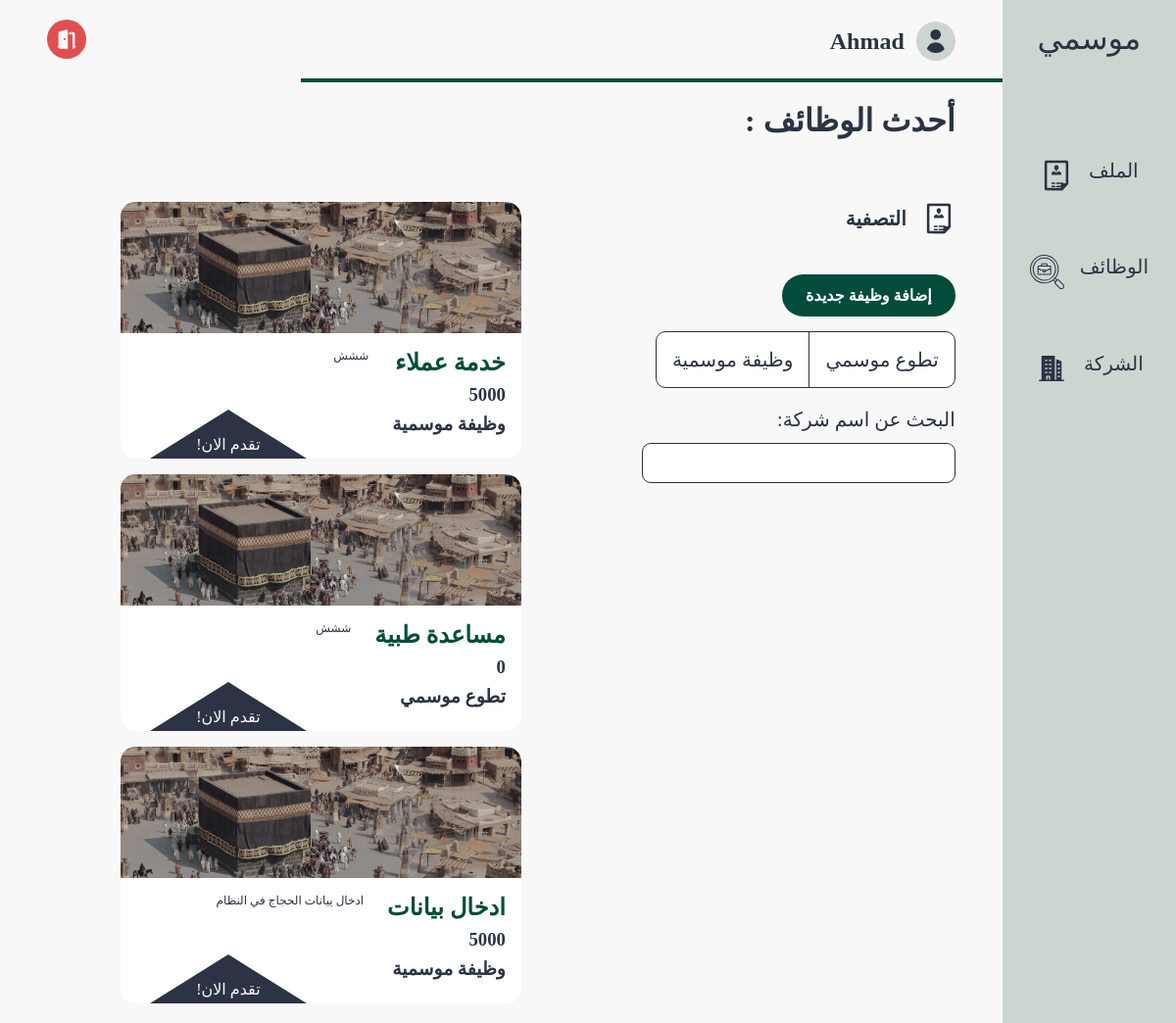
The page /pages/job_listing.php (signed in) on the database as committed earlier.
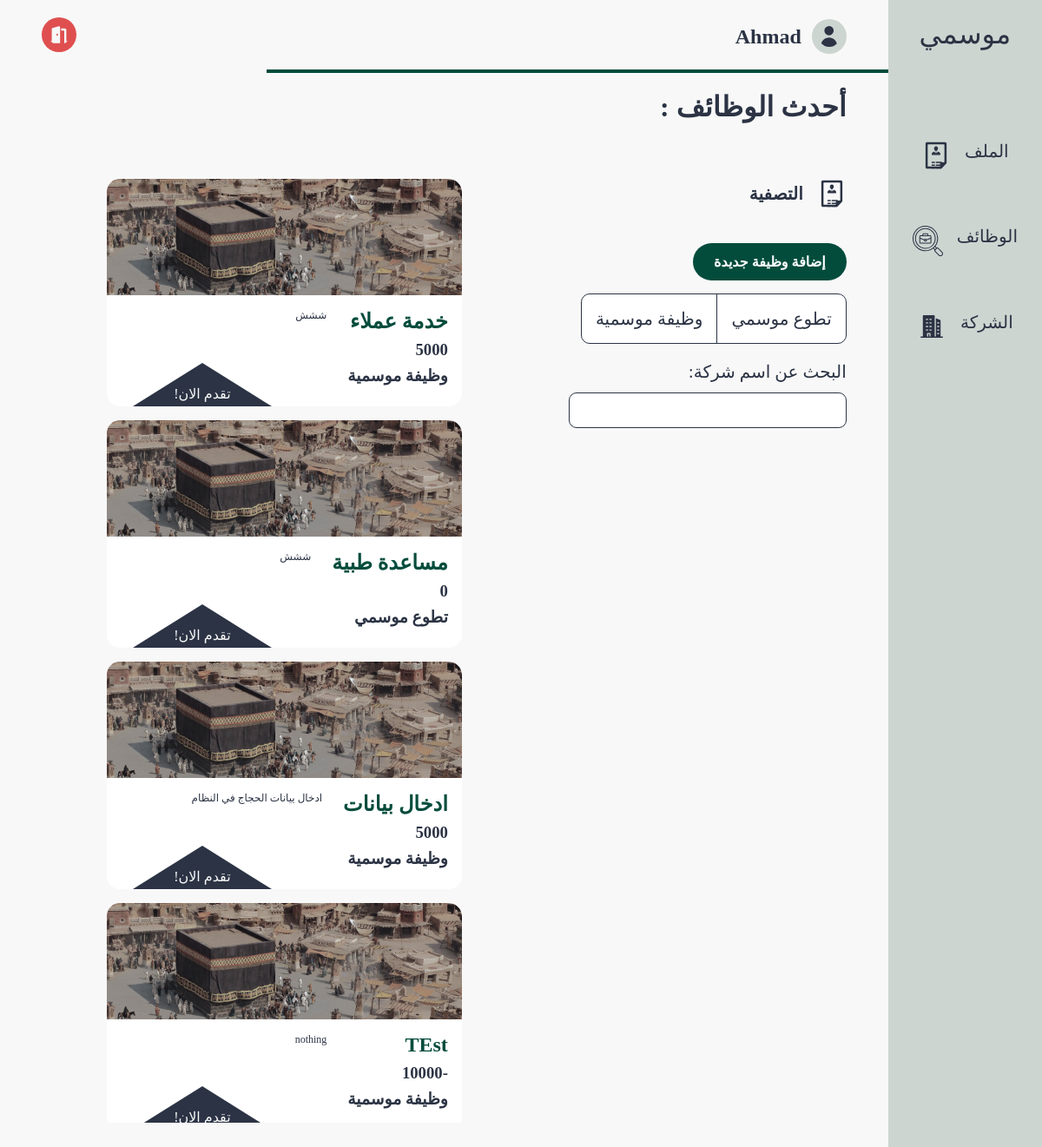
The same page on the database as committed later.
### tables this page shows
CREATE TABLE users (
    id INTEGER PRIMARY KEY, 
    name TEXT, 
    email TEXT UNIQUE, 
    password TEXT, 
    bio TEXT,
    type BOOLEAN,
    linkedin TEXT,
    phone TEXT
);

CREATE TABLE jobs (
    job_id INTEGER PRIMARY KEY, 
    company_id INTEGER,
    name TEXT,
    description TEXT,
    salary INTEGER,
    language_id INTEGER,
    type BOOLEAN,
    FOREIGN KEY (company_id) REFERENCES company(company_id) ON DELETE CASCADE,
    FOREIGN KEY (language_id) REFERENCES languages(language_id) ON DELETE CASCADE
);

### src/database/fetch.php (called while the page is built, shortened)
<?php
include('../database/data.php');
function getUserById($id)
{
    global $db;
    $stmt = $db->prepare('SELECT * FROM users WHERE id = :id');
    $stmt->bindValue(':id', $id, SQLITE3_INTEGER);
    $result = $stmt->execute();
    $user = $result->fetchArray(SQLITE3_ASSOC);
    return $user;
}
function fetchAllJobs()
{
    global $db;
    $result = $db->query('SELECT * FROM jobs');
    $jobs = [];
    while ($row = $result->fetchArray(SQLITE3_ASSOC)) {
        $jobs[] = $row;
    }
    return $jobs;
}

### src/components/page.php (called while the page is built, shortened)
<?php
include ('../database/fetch.php');
if (isset($_SESSION["user"])) {
    if (!getUserById($_SESSION["user"]["id"])) {
        unset($_SESSION["user"]);
    }
}
?>

### src/pages/job_listing.php (the view, shortened to what this page needs)
<?php
include('../components/page.php');
$jobs = fetchAllJobs();
?>
<!DOCTYPE html>
<html lang="ar" dir="rtl">
<head>
  <link rel="stylesheet" href="../styles/job_listing.css">
</head>
<body>
  <section class="page-structure">
    <?php include "../components/NavBar.php" ?>
    <section class="page-content">
      <header>
        <div class="username">
          <a href="./profile.php">
            <img class="nav-icon" src="../images/profile.svg" alt="شعار المستخدم">
            <h2><?php echo $user["name"] ?></h2>
          </a>
        </div>
        <div class="options">
          <a href="./logout.php">
            <img class="nav-icon" style="--color: #DF4F4F" src="../images/logout.svg" alt="شعار تسجيل">
          </a>
        </div>
      </header>
      <?php
      $user_type = ($_SESSION['user']['type'] == 1) ? 'company' : 'individual';
      ?>
      <main>
        <h1 class="heading-title">أحدث الوظائف : </h1>
        <div class="content">
          <div class="filter-section">
            <h3>
              <img src="../images/cv.svg" alt="شعار تصفية">
              التصفية
            </h3>
            <?php if (strtolower($user_type) === 'company'): ?>
              <div class="add-job-container">
                <a href="add_job.php" class="add-job-btn">إضافة وظيفة جديدة</a>
              </div>
            <?php endif; ?>
            <div class="filter-choices">
              <p>تطوع موسمي</p>
              <p>وظيفة موسمية</p>
            </div>
            <form action="post">
              <label for="company-name">البحث عن اسم شركة: </label>
              <input id="search" type="text" name="company-name">
            </form>
          </div>
          <div class="jobs-section">
            <?php foreach ($jobs as $job): ?>
              <div class="job">
                <img src="../images/sampleJob.png" alt="job image">
                <div class="content">
                  <div class="titles">
                    <h2 class="job-title"><?php echo $job["name"] ?></h2>
                    <h3 class="salary"><?= $job["salary"] ?></h3>
                    <h3 class="job-type"><?php
                                          if ($job["type"] == 0) {
                                            echo "وظيفة موسمية";
                                          } else {
                                            echo "تطوع موسمي";
                                          }
                                          ?></h3>
                  </div>
                  <p class="description"><?php echo $job["description"] ?> </p>
                </div>
              </div>
            <?php endforeach ?>
          </div>
        </div>
      </main>
    </section>
  </section>
</body>
</html>

### src/components/NavBar.php (shortened to what this page needs)
<?php
$user = $_SESSION["user"] ?? null;
$navList = $navList ?? [];
$companyID = null;
if ($user) {
  $companyID = fetchUserCompany($user["id"]);
}
if (isset($user) && isset($user["type"])) {
  array_push(
    $navList,
    [
      "title" => "الملف",
      "icon" => "cv.svg",
      "alt" => "شعار السيرة الذاتية",
      "link" => "./profile.php"
    ],
    [
      "title" => "الوظائف",
      "icon" => "jobs.svg",
      "alt" => "شعار الوظائف",
      "link" => "./job_listing.php"
    ]
  );
  if ($companyID) {
    array_push($navList, [
      "title" => "الشركة",
      "icon" => "company.svg",
      "alt" => "شعار الشركات",
      "link" => "./company.php?id=" . $companyID["company_id"]
    ]);
  }
}
?>
<?php if (isset($navList) && is_array($navList)): ?>
  <nav class="main-navigation">
    <a href="./index.php" class="logo-link">
      موسمي
    </a>
    <ul>
      <?php foreach ($navList as $nav): ?>
        <li>
          <a href="<?= $nav['link']; ?>" class="nav-path">
            <span><?= $nav['title']; ?></span>
            <img src="../images/<?= $nav['icon']; ?>" alt="<?= $nav['alt']; ?>">
          </a>
        </li>
      <?php endforeach; ?>
    </ul>
  </nav>
<?php else: ?>
  <nav class="main-navigation">
    <p>Navigation list is not defined.</p>
  </nav>
<?php endif; ?>

### src/styles/job_listing.css (style rules this page uses)
* { color: var(--black-color); }
body { background-color: var(--white-color); }
.nav-icon { --color: var(--white-alt-color); background-color: var(--color); width: 40px; height: 40px; border-radius: 50%; padding: 0.5rem; }
section.page-content { width: 100%; }
header { position: relative; display: flex; align-items: center; justify-content: space-between; min-height: 75px; padding: 1.25rem 3rem; }
header::after { content: ""; position: absolute; right: 0; bottom: 0; width: 70%; height: 4px; background-color: var(--main-color); }
.username a { display: flex; align-items: center; gap: 0.75rem; font-size: 1rem; }
.options { display: flex; align-items: center; gap: 1rem; }
main { padding: 1.25rem 2rem; }
main .filter-section { margin-bottom: 3rem; }
@media (min-width: 992px) { main > .content { display: flex; gap: 3rem; } }
main .heading-title { font-size: 2rem; margin-bottom: 4rem; }
@media (min-width: 992px) { main { padding: 1.25rem 3rem; } }
@media (min-width: 992px) { main .filter-section { flex-basis: 320px; margin-bottom: 0; } }
main .filter-section h3 { display: flex; align-items: center; gap: 1rem; font-size: 1.25rem; margin-bottom: 2.5rem; }
main .filter-choices { width: fit-content; display: flex; justify-content: center; align-items: center; border: 1px solid var(--black-color); border-radius: 10px; background-color: white; font-size: 1.25rem; margin-bottom: 1.25rem; }
main .filter-choices > *:not(:last-child) { border-left: 1px solid var(--black-color); }
main .filter-choices > * { padding-inline: 1rem; padding-block: 1rem; }
main form > * { display: block; margin-bottom: 0.75rem; font-size: 1.25rem; }
main form input { width: 100%; min-height: 35px; border: 1px solid var(--black-color); border-radius: 9px; padding: 0.5rem 1rem; outline: var(--main-color); }
.jobs-section { display: grid; flex: 1; gap: 1rem; grid-template-columns: repeat(auto-fill, minmax(250px, 1fr)); justify-items: center; overflow-y: scroll; max-height: 80vh; }
@media (min-width: 992px) { .jobs-section { grid-template-columns: repeat(auto-fill, minmax(350px, 1fr)); } }
.jobs-section .job { display: flex; flex-direction: column; max-width: 350px; background-color: white; border-radius: 15px; }
@media (min-width: 992px) { .jobs-section .job { max-width: 420px; } }
.jobs-section .job img { width: 100%; border-start-start-radius: 15px; }
.jobs-section .content { flex: 1; padding: 1rem; }
@media (min-width: 992px) { .jobs-section .content { display: flex; gap: 1.5rem; } }
.jobs-section .titles > * { margin-bottom: 0.5rem; }
.jobs-section .job-title { color: var(--main-color); font-size: 1.5rem; }
.job .description { font-size: 0.75rem; max-width: 180px; }

### src/styles/globals.css (style rules this page uses)
*, *::before, *::after { box-sizing: border-box; margin: 0; padding: 0; list-style: none; text-decoration: none; }
:root { --main-color: #034c3c; --secondary-color: #d2b48c; --white-color: #f8f8f8; --black-color: #2b3344; --white-alt-color: #cdd5d1; }
a { display: block; color: var(--black-color); }
.page-structure { display: flex; min-height: 100vh; }
nav.main-navigation { padding: 1.25rem; background-color: var(--white-alt-color); }
nav.main-navigation * { color: var(--black-color); }
nav.main-navigation .logo-link { text-align: center; font-size: 2rem; margin-bottom: 6rem; }
nav.main-navigation ul .nav-path { font-size: 1.25rem; display: flex; justify-content: center; gap: 1rem; margin-bottom: 3rem; }
.nav-path { border-radius: 10px; padding: 0.5rem; }

### src/pages/job_listing.php (style rules this page uses)
.add-job-container { text-align: right; margin-bottom: 15px; }
.add-job-btn { display: inline-block; padding: 12px 24px; background-color: #034C3C; color: white; text-decoration: none; border-radius: 25px; font-weight: bold; font-size: 16px; transition: background 0.3s ease-in-out; }

Rows that differ between the two databases and show on the page:
added jobs: name "TEst", salary "-10000", type "وظيفة موسمية", description "nothing"
